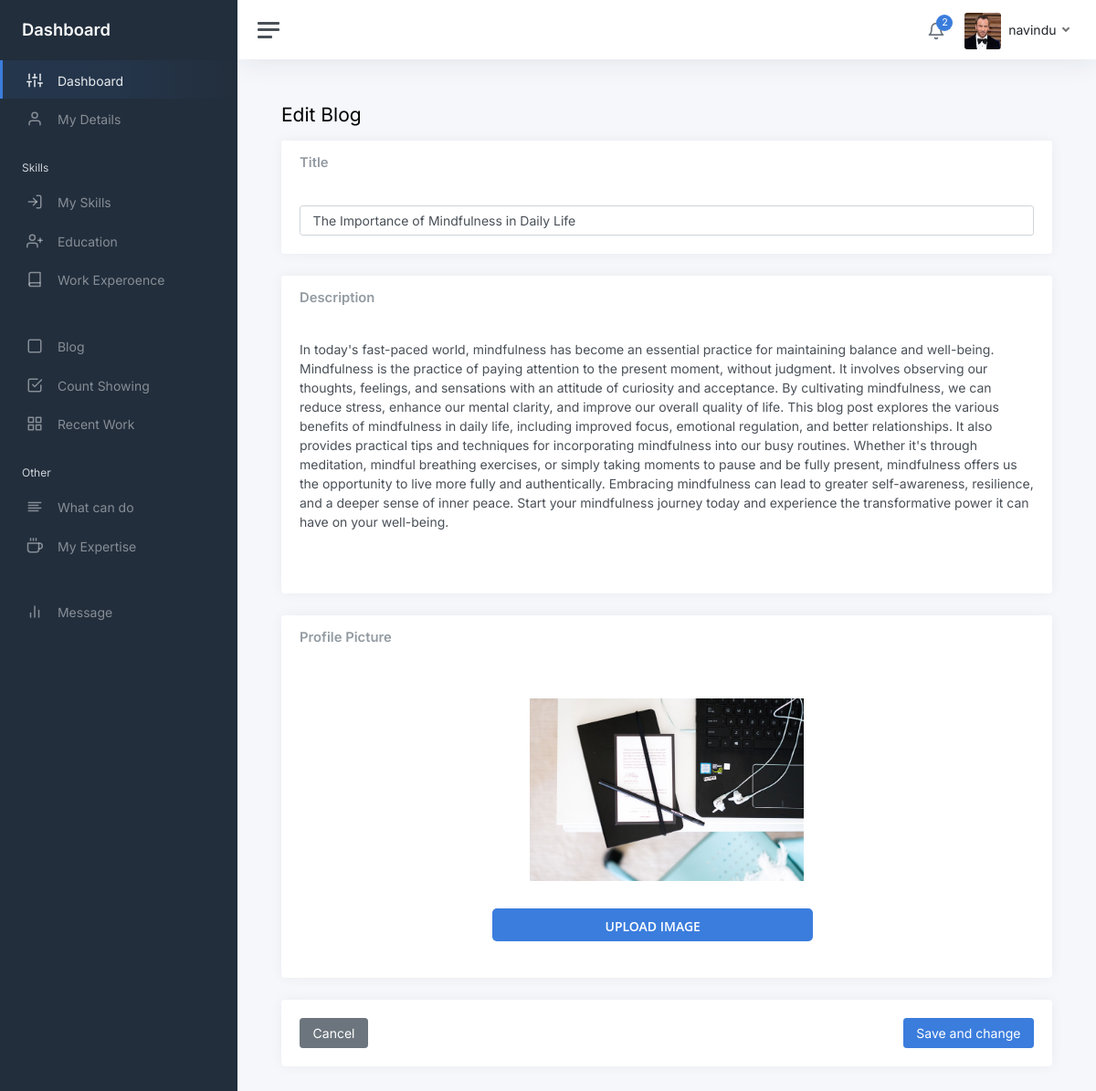
Screenshot of /admin2/static/editblog.php?id=1 with the database file from the repository.
### tables this page shows
CREATE TABLE `Detila` (
  `Id` int(11) NOT NULL,
  `Name` text DEFAULT NULL,
  `Role` text DEFAULT NULL,
  `AboutMe` text DEFAULT NULL,
  `Country` text DEFAULT NULL,
  `Profile_Pic` text DEFAULT NULL,
  `Bg_picture1` text DEFAULT NULL,
  `Bg_picture2` text DEFAULT NULL,
  `Skill_desc` text DEFAULT NULL,
  `email` varchar(255) DEFAULT NULL,
  `address` varchar(255) DEFAULT NULL,
  `telephone` varchar(20) DEFAULT NULL,
  `Cv` text DEFAULT NULL,
  `hirebanner` int(11) DEFAULT NULL
);

CREATE TABLE `MyBlog` (
  `Id` int(11) NOT NULL,
  `Title` text DEFAULT NULL,
  `Description` text DEFAULT NULL,
  `picture` text DEFAULT NULL,
  `date` date DEFAULT NULL,
  `LikeCount` text DEFAULT NULL
);

### admin2/static/editblog.php (the view, shortened to what this page needs)
<?php
    require_once '../../connection.php';
    require_once './header.php';
    $id = $_GET['id'];
?>
        <link rel="stylesheet" href="css/mydetails.css">
        <link href="https://cdn.quilljs.com/1.3.6/quill.snow.css" rel="stylesheet">
            <main class="content">
				<div class="container-fluid p-0">
					<div class="mb-3">
						<h1 class="h3 d-inline align-middle">Edit Blog</h1>
					</div>
                    <?php
                            $sql1 = "SELECT * FROM MyBlog WHERE Id ='$id'";
                            $result1 = $conn->query($sql1);
                            while($row1= $result1->fetch_assoc()) {
                    ?>
					<div class="row">
						<div class="col-12">
							<div class="card">
								<div class="card-header">
									<h5 class="card-title mb-0">Title</h5>
								</div>
								<div class="card-body">
									<input type="text" class="form-control" name="Name" id="title" placeholder="Enter skill Title"  value="<?php echo $row1['Title'] ?>">
								</div>
							</div>
                            <div class="card">
								<div class="card-header">
									<h5 class="card-title mb-0">Description</h5>
								</div>
								<div class="card-body">
                                        <div class="pb-5">
                                            <div id="ad_description"> <?php echo $row1['Description'] ?></div>
                                        </div>
								</div>
							</div>
                            <div class="card">
                                <div class="card-header">
                                    <h5 class="card-title mb-0">Profile Picture</h5>
                                </div>
                                <div class="card-body">
                                    <div class="form-input">
                                        <div class="preview">
                                            <img id="profile-preview" src="../../Assets/blog/<?php echo $row1['picture']; ?>">
                                        </div>
                                        <label for="profile-image">Upload Image</label>
                                    </div>
                                </div>
                            </div>
						</div>
					</div>
                <?php } ?>
                        <div class="card">
                            <div class="card-body">
                                <div class="finishbtn">
                                    <button class="btn btn-secondary">Cancel</button>
                                    <button class="btn btn-primary" onclick="editing()">Save and change</button>
                                </div>
                            </div>
                        </div>
				</div>
			</main>
		</div>
	</div>
</body>
</html>

### admin2/static/header.php (shortened to what this page needs)
<!DOCTYPE html>
<html lang="en">
<head>
	<link href="css/app.css" rel="stylesheet">
</head>
<body>
	<div class="wrapper">
		<nav id="sidebar" class="sidebar js-sidebar">
			<div class="sidebar-content js-simplebar">
				<a class="sidebar-brand" href="index.html">
                    <span class="align-middle">Dashboard</span>
                </a>
				<ul class="sidebar-nav">
					<li class="sidebar-item active">
						<a class="sidebar-link" href="./index.php">
                        <i class="align-middle" data-feather="sliders"></i> <span class="align-middle">Dashboard</span>
                        </a>
					</li>
					<li class="sidebar-item">
						<a class="sidebar-link" href="./mydetails.php">
                        <i class="align-middle" data-feather="user"></i> <span class="align-middle">My Details</span>
                        </a>
					</li>
                    <li class="sidebar-header">
						Skills
					</li>
					<li class="sidebar-item">
						<a class="sidebar-link" href="./skills.php">
                        <i class="align-middle" data-feather="log-in"></i> <span class="align-middle">My Skills</span>
                        </a>
					</li>
					<li class="sidebar-item">
                            <a class="sidebar-link" href="education.php">
                            <i class="align-middle" data-feather="user-plus"></i> <span class="align-middle">Education</span>
                            </a>
					</li>
					<li class="sidebar-item">
						<a class="sidebar-link" href="workexperience.php">
                        <i class="align-middle" data-feather="book"></i> <span class="align-middle">Work Experoence</span>
                        </a>
					</li>
					<li class="sidebar-header">
					</li>
					<li class="sidebar-item">
						<a class="sidebar-link" href="blog.php">
                        <i class="align-middle" data-feather="square"></i> <span class="align-middle">Blog</span>
                        </a>
					</li>
					<li class="sidebar-item ">
						<a class="sidebar-link" href="countshow.php">
                        <i class="align-middle" data-feather="check-square"></i> <span class="align-middle">Count Showing</span>
                        </a>
					</li>
					<li class="sidebar-item">
						<a class="sidebar-link" href="recentwork.php">
                        <i class="align-middle" data-feather="grid"></i> <span class="align-middle">Recent Work</span>
                        </a>
					</li>
                    <li class="sidebar-header">
						Other
					</li>
					<li class="sidebar-item">
						<a class="sidebar-link" href="cando.php">
                        <i class="align-middle" data-feather="align-left"></i> <span class="align-middle">What can do</span>
                        </a>
					</li>
					<li class="sidebar-item">
						<a class="sidebar-link" href="myexpertise.php">
                        <i class="align-middle" data-feather="coffee"></i> <span class="align-middle">My Expertise</span>
                        </a>
					</li>
                    <li class="sidebar-header">
                    </li>
					<li class="sidebar-item">
						<a class="sidebar-link" href="mymsg.php">
                        <i class="align-middle" data-feather="bar-chart-2"></i> <span class="align-middle">Message</span>
                        </a>
					</li>
				</ul>
			</div>
		</nav>
		<div class="main">
			<nav class="navbar navbar-expand navbar-light navbar-bg">
				<a class="sidebar-toggle js-sidebar-toggle">
                    <i class="hamburger align-self-center"></i>
                </a>
				<div class="navbar-collapse collapse">
					<ul class="navbar-nav navbar-align">
						<li class="nav-item dropdown">
							<a class="nav-icon dropdown-toggle" href="mymsg.php">
								<div class="position-relative">
									<i class="align-middle" data-feather="bell"></i>
									<span class="indicator"><?php require_once 'php/showmsgcount.php'; ?></span>
								</div>
							</a>
						</li>
						<li class="nav-item dropdown">
                            <?php
                                $sql = "SELECT * FROM `Detila`";
                                $result = $conn->query($sql);
                                while ($row = $result->fetch_assoc()) {
                            ?>
							<a class="nav-link dropdown-toggle d-none d-sm-inline-block" href="#" data-bs-toggle="dropdown">
                                <img src="../../Assets/profile/<?php echo  $row['Profile_Pic'];?>" class="avatar img-fluid rounded me-1" alt="Charles Hall" /> <span class="text-dark"><?php echo  $row['Name'];?></span>
                            </a>
                            <?php } ?>
						</li>
					</ul>
				</div>
			</nav>

### admin2/static/css/mydetails.css (style rules this page uses)
.finishbtn { display: flex; justify-content: space-between !important; }
.form-input { width: 100%; padding: 20px; background: #fff; }
.form-input label { display: block; width: 46%; height: 36px; margin-left: 25%; line-height: 39px; text-align: center; background: #3b7ddd; color: #fff; font-size: .875rem; font-family: "Open Sans",sans-serif; text-transform: Uppercase; font-weight: 600; border-radius: 5px; cursor: pointer; }
.form-input img { width:100%; display:block; margin-bottom: 30px; height: 200px; object-fit: contain; }

### rows the page displays
detila: Profile_Pic (picture), Name "navindu"
myblog: Name "The Importance of Mindfulness in Daily Life", Description "In today's fast-paced world, mindfulness has become an essential practice for maintaining balance and well-being. Mindfulness is the practice of paying attention to the present moment, without judgment. It involves observing our thoughts, feelings, and sensations with an attitude of curiosity and acceptance. By cultivating mindfulness, we can reduce stress, enhance our mental clarity, and improve our overall quality of life. This blog post explores the various benefits of mindfulness in daily life, including improved focus, emotional regulation, and better relationships. It also provides practical tips and techniques for incorporating mindfulness into our busy routines. Whether it's through…", picture (picture)

### other values shown
$rowCount "2"
